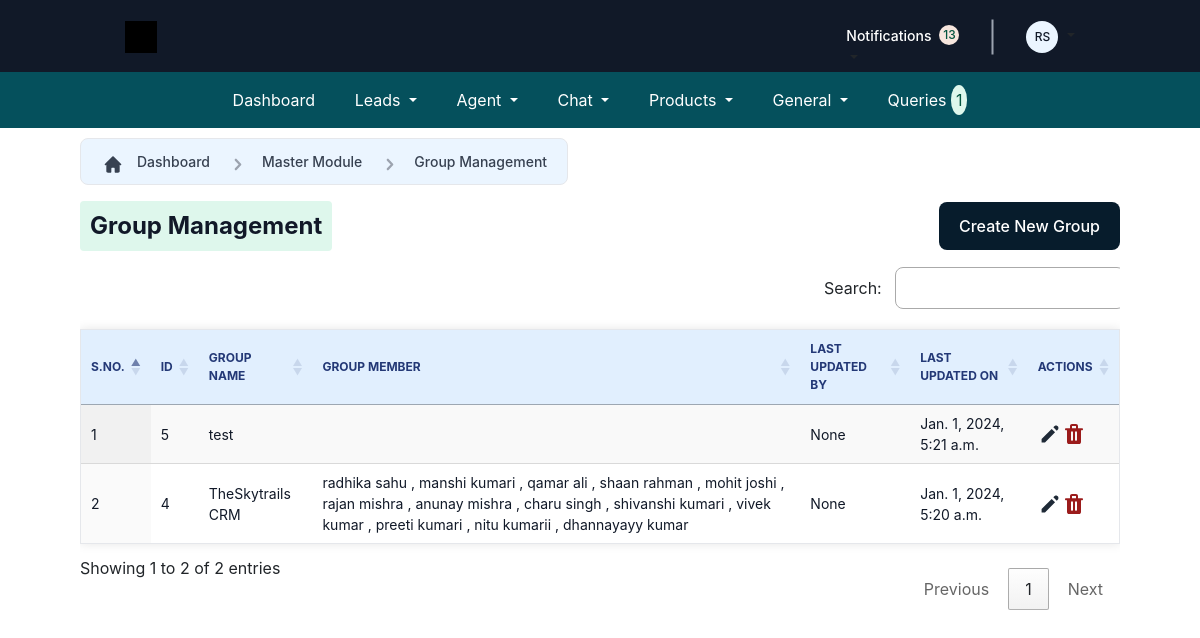
The app's page /Employee/GroupList/ (signed in) with its own data.
### crm_app/models.py (models this page shows, shortened)
class CustomUser(AbstractUser):
    user_type_data = (
        ("1", "HOD"),
        ("2", "Admin"),
        ("3", "Employee"),
        ("4", "Agent"),
        ("5", "Out Sourcing Agent"),
        ("6", "Customer"),
    )
    user_type = models.CharField(default="1", choices=user_type_data, max_length=10)
    is_logged_in = models.BooleanField(default=False)
    def generate_initials(self):
        first_initial = self.first_name[0].upper() if self.first_name else ""
        last_initial = self.last_name[0].upper() if self.last_name else ""
        return f"{first_initial}{last_initial}"
    def __str__(self):
        return f"{self.first_name} {self.last_name}"

class Group(models.Model):
    group_name = models.CharField(max_length=100, unique=True)
    group_member = models.ManyToManyField(CustomUser, related_name="groups_member")
    create_by = models.ForeignKey(
        CustomUser, on_delete=models.SET_NULL, null=True, blank=True
    )
    updated_on = models.DateTimeField(auto_now=True)

### crm_app/EmployeeViews.py (the view)
# urls.py: path("GroupList/", GroupListView.as_view(), name="Group_list"),
class GroupListView(LoginRequiredMixin, ListView):
    model = Group
    template_name = "Employee/mastermodule/Manage Groups/grouplist.html"
    context_object_name = "group"
    def get_context_data(self, **kwargs):
        context = super().get_context_data(**kwargs)
        user = self.request.user
        dep = user.employee.department
        context["dep"] = dep
        return context
    def get_queryset(self):
        return Group.objects.order_by("-id")

### crm_app/context_processors.py (called while the page is built)
def faq_count(request):
    if request.user.is_authenticated:
        count = FAQ.objects.all().count()
    else:
        count = 0
    return {"faq_count": count}

### templates/Employee/mastermodule/Manage Groups/grouplist.html (shortened to what this page needs)
{% extends "Employee/Base/base.html" %}
{% block main-content %}
    <div class="form-container">
      <div class="custom-container">
        <div class="icon-container">
          <div class="icon">
          </div>
        </div>
        <div class="text-container">
          <a href="{% url "employee_dashboard" %}" style="text-decoration: none">
            <div class="text">Dashboard</div>
          </a>
        </div>
        <div class="icon-container">
          <div class="icon">
          </div>
        </div>
        <div class="text-container">
          <div class="text">Master Module</div>
        </div>
        <div class="icon-container">
          <div class="icon">
          </div>
        </div>
        <div class="text-container">
          <div class="text">Group Management</div>
        </div>
      </div>
      <div class="appointment-container">
        <div class="custom-box">
          <div class="custom-text">Group Management</div>
        </div>
        <div class="scheduleappointment">
          <a href="{% url 'emp_create_group' %}" style="text-decoration: none;">
            <div
            class="appointment-text"
            type="button"
            class="btn btn-primary"
          >
           Create New Group
          </div>
          </a>
        </div>
      </div>
      <div class="table-container">
        <div class="table-responsive">
          <table id="example" class="display">
            <thead>
              <tr>
                <th>S.NO.</th>
                <th>ID</th>
                <th>GROUP NAME</th>
                <th>GROUP MEMBER</th>
                <th>Last Updated By</th>
                <th>LAST UPDATED ON</th>
                <th>ACTIONS</th>
              </tr>
            </thead>
            <tbody>
              {% for i in group  %}
              <tr>
                <td>{{ forloop.counter }}</td>
                <td>{{i.id}}</td>
                <td>{{i.group_name}}</td>
                <td>{% for member in i.group_member.all %}
                  {{ member.first_name }} {{member.last_name}}
                  {% if not forloop.last %},{% endif %}
              {% endfor %}</td>
              <td>{{i.create_by}}</td>
                <td>{{i.updated_on}}</td>
                <td>
                  <div class="row" style="display: flex">
                    <div class="col-md-3">
                      <a href="{% url 'emp_editgroup' i.id %}">
                      </a>
                    </div>
                    <div class="col-md-3">
                      <a href="{% url "emp_delete_group" i.id %}">
                      </a>
                    </div>
                  </div>
                </td>
              </tr>
              {% endfor %}
            </tbody>
          </table>
        </div>
      </div>
    </div>
{% endblock main-content %}

### templates/Employee/Base/header.html (shortened to what this page needs)
{% load static %}
<div class="Navbar">
   <div class="Content">
     <div class="Logo">
       <div class="LogoElement">
         <div class="ClipPathGroup">
           <div class="Vector" id="black-bg"></div>
           <div class="Group">
             <div class="Vector" id="white-bg">
             </div>
           </div>
         </div>
       </div>
     </div>
     <div class="Cta">
      <div class="Buttons">
        <a class="nav-link dropdown-toggle" href="#" id="notificationDropdown" role="button" data-bs-toggle="dropdown" aria-expanded="false" style="margin-top: 20px;">
         <div class="Link">
           <div class="Text">Notifications</div>
           <div class="Badge">
             <div class="Text1" id="notification">{{notification_Count}}</div>
           </div>
         </div>
        </a>
        <div class="Separator"></div>
         <a class="nav-link dropdown-toggle" href="#" id="navbarDropdown" role="button" data-bs-toggle="dropdown" aria-expanded="false">
           <div class="Avatar">
             <div class="Ph">{{request.user.generate_initials}}</div>
           </div>
         </a>
      </div>
     </div>
   </div>
 </div>

### static/style/Styling/DashboardDesign/css/style.css (style rules this page uses)
body { margin: 0; font-family: 'Inter', sans-serif; }

### records on screen
CustomUser: user.generate_initials "RS", first_name "radhika", last_name "sahu"
Group: id "5", group_name "test", create_by "None", updated_on "Jan. 1, 2024, 5:21 a.m."
Group: id "4", group_name "TheSkytrails CRM", create_by "None", updated_on "Jan. 1, 2024, 5:20 a.m."
CustomUser: first_name "manshi", last_name "kumari"
CustomUser: first_name "qamar", last_name "ali"
CustomUser: first_name "shaan", last_name "rahman"
CustomUser: first_name "mohit", last_name "joshi"
CustomUser: first_name "rajan", last_name "mishra"
CustomUser: first_name "anunay", last_name "mishra"
CustomUser: first_name "charu", last_name "singh"
CustomUser: first_name "shivanshi", last_name "kumari"
CustomUser: first_name "vivek", last_name "kumar"
CustomUser: first_name "preeti", last_name "kumari"
CustomUser: first_name "nitu", last_name "kumarii"
CustomUser: first_name "dhannayayy", last_name "kumar"

### other values on screen
{{ notification_Count }} "13"
{{ faq_count }} "1"
